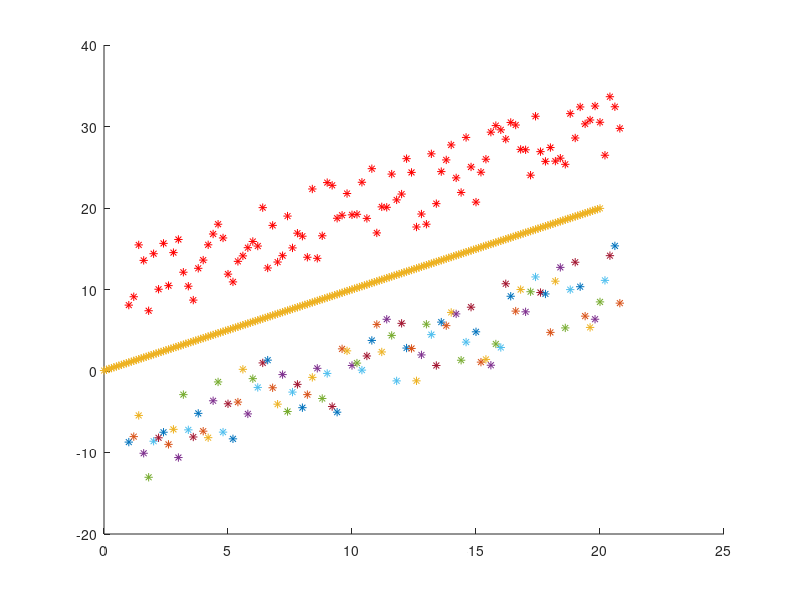

Write the MATLAB code that produced this figure.
clc;
clear all;

A=load('DataSetR2.txt'); %Read the dataset to a matrix
X=A(:,1:2); %x is the first two colums of the matrix
O=ones(200,1);%Add ones to the third colums
X=[X O];%The extended matrix
y=A(:,3);%Get the y with label 1 or -1
m=size(A,1);

w=[0 0 0]; %Choose a starting point
c=800; %Penalty parameter
for i=1:2000
    sub=[0 0 0]; %Computing a subgradient
    for t=1:m
        if y(t)*X(t,:)*w'<1
        sub=sub+c/m*((-y(t)*X(t,:))+w/m);
        else
            sub=sub+c/m*(w/m);
        end
    end
    w=w-1/i*sub;
end
for k=1:m
    if y(k)==-1
    plot(X(k,1), X(k,2), '*');
        hold on
    end
    hold on
    if y(k)==1
                plot(X(k,1), X(k,2), 'r*');
        hold on
    end
end
f=@(u) -w(1)/w(2)*u-w(3)/w(2);
t=0:0.1:20;
y=f(t);
plot(t,y,'*');
w


        
        